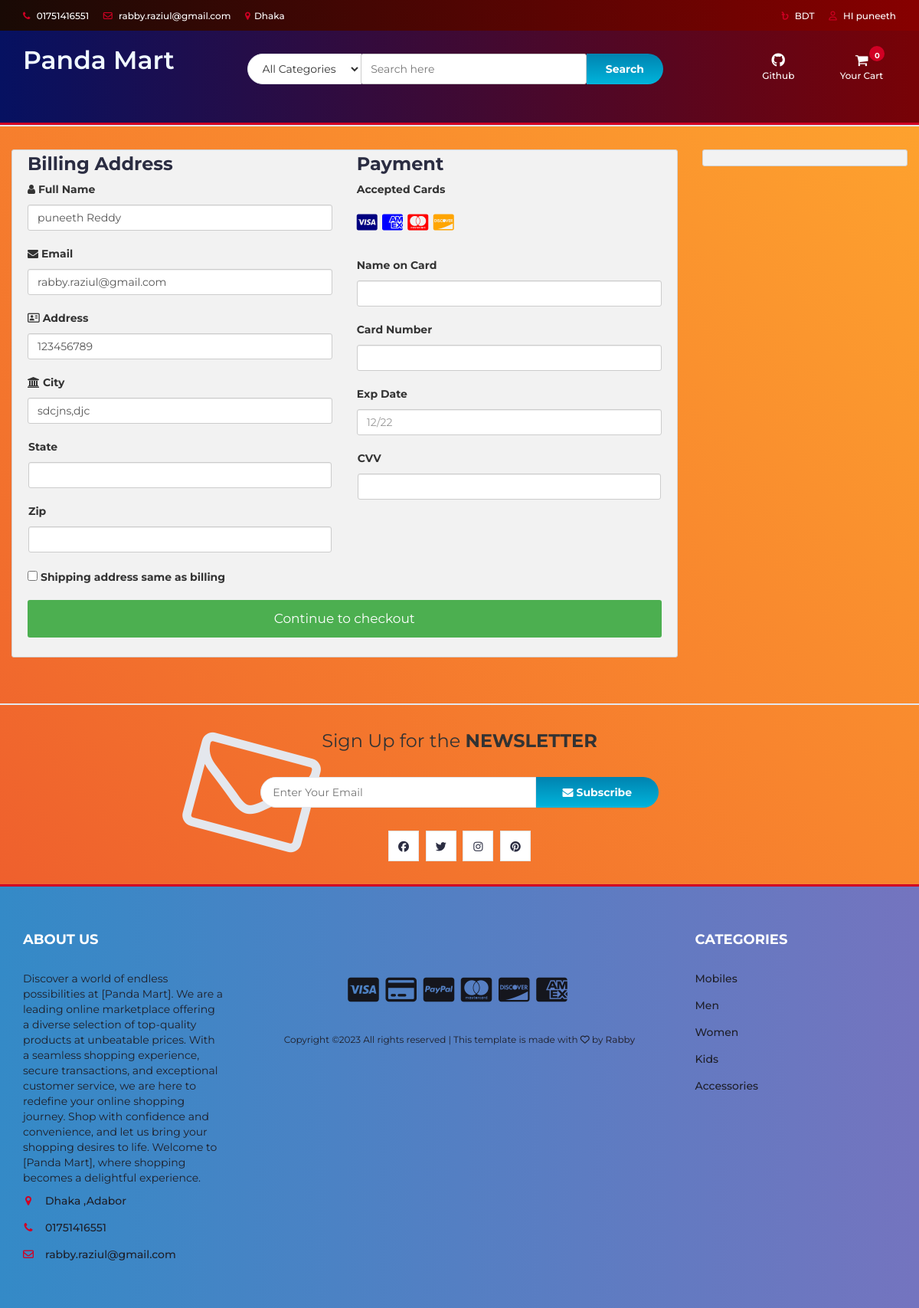
The page /checkout.php (signed in) on the database its author committed.
### tables this page shows
CREATE TABLE `user_info` (
  `user_id` int(10) NOT NULL,
  `first_name` varchar(100) NOT NULL,
  `last_name` varchar(100) NOT NULL,
  `email` varchar(300) NOT NULL,
  `password` varchar(300) NOT NULL,
  `mobile` varchar(10) NOT NULL,
  `address1` varchar(300) NOT NULL,
  `address2` varchar(11) NOT NULL
);

### checkout.php (the view, shortened to what this page needs)
<?php
include "db.php";
include "header.php";
?>
<section class="section">
	<div class="container-fluid">
		<div class="row-checkout">
		<?php
		if(isset($_SESSION["uid"])){
			$sql = "SELECT * FROM user_info WHERE user_id='$_SESSION[uid]'";
			$query = mysqli_query($con,$sql);
			$row=mysqli_fetch_array($query);
		echo'
			<div class="col-75">
				<div class="container-checkout">
				<form id="checkout_form" action="checkout_process.php" method="POST" class="was-validated">
					<div class="row-checkout">
					<div class="col-50">
						<h3>Billing Address</h3>
						<label for="fname"><i class="fa fa-user" ></i> Full Name</label>
						<input type="text" id="fname" class="form-control" name="firstname" pattern="^[a-zA-Z ]+$"  value="'.$row["first_name"].' '.$row["last_name"].'">
						<label for="email"><i class="fa fa-envelope"></i> Email</label>
						<input type="text" id="email" name="email" class="form-control" pattern="^[_a-z0-9-]+(\.[_a-z0-9-]+)*@[a-z0-9]+(\.[a-z]{2,4})$" value="'.$row["email"].'" required>
						<label for="adr"><i class="fa fa-address-card-o"></i> Address</label>
						<input type="text" id="adr" name="address" class="form-control" value="'.$row["address1"].'" required>
						<label for="city"><i class="fa fa-institution"></i> City</label>
						<input type="text" id="city" name="city" class="form-control" value="'.$row["address2"].'" pattern="^[a-zA-Z ]+$" required>
						<div class="row">
						<div class="col-50">
							<label for="state">State</label>
							<input type="text" id="state" name="state" class="form-control" pattern="^[a-zA-Z ]+$" required>
						</div>
						<div class="col-50">
							<label for="zip">Zip</label>
							<input type="text" id="zip" name="zip" class="form-control" pattern="^[0-9]{6}(?:-[0-9]{4})?$" required>
						</div>
						</div>
					</div>
					<div class="col-50">
						<h3>Payment</h3>
						<label for="fname">Accepted Cards</label>
						<div class="icon-container">
						<i class="fa fa-cc-visa" style="color:navy;"></i>
						<i class="fa fa-cc-amex" style="color:blue;"></i>
						<i class="fa fa-cc-mastercard" style="color:red;"></i>
						<i class="fa fa-cc-discover" style="color:orange;"></i>
						</div>
						<label for="cname">Name on Card</label>
						<input type="text" id="cname" name="cardname" class="form-control" pattern="^[a-zA-Z ]+$" required>
						<div class="form-group" id="card-number-field">
                        <label for="cardNumber">Card Number</label>
                        <input type="text" class="form-control" id="cardNumber" name="cardNumber" required>
                    </div>
						<label for="expdate">Exp Date</label>
						<input type="text" id="expdate" name="expdate" class="form-control" pattern="^((0[1-9])|(1[0-2]))\/(\d{2})$" placeholder="12/22"required>
						<div class="row">
						<div class="col-50">
							<div class="form-group CVV">
								<label for="cvv">CVV</label>
								<input type="text" class="form-control" name="cvv" id="cvv" required>
						</div>
						</div>
					</div>
					</div>
					</div>
					<label><input type="CHECKBOX" name="q" class="roomselect" value="conform" required> Shipping address same as billing
					</label>';
					$total=0;
					$total_count=$_POST['total_count'];
				echo'
				<input type="hidden" name="total_count" value="'.$total_count.'">
					<input type="hidden" name="total_price" value="'.$total.'">
					<input type="submit" id="submit" value="Continue to checkout" class="checkout-btn">
				</form>
				</div>
			</div>
			';
		}else{
			echo"<script>window.location.href = 'cart.php'</script>";
		}
		?>
			<div class="col-25">
				<div class="container-checkout">
				</div>
			</div>
		</div>
	</div>
</section>
		<div id="newsletter" class="section">
			<div class="container">
				<div class="row">
					<div class="col-md-12">
						<div class="newsletter">
							<p>Sign Up for the <strong>NEWSLETTER</strong></p>
							<form >
								<input class="input" type="email" placeholder="Enter Your Email">
								<button class="newsletter-btn"><i class="fa fa-envelope"></i> Subscribe</button>
							</form>
							<ul class="newsletter-follow">
								<li>
									<a href="#"><i class="fa fa-facebook"></i></a>
								</li>
								<li>
									<a href="#"><i class="fa fa-twitter"></i></a>
								</li>
								<li>
									<a href="#"><i class="fa fa-instagram"></i></a>
								</li>
								<li>
									<a href="#"><i class="fa fa-pinterest"></i></a>
								</li>
							</ul>
						</div>
					</div>
				</div>
			</div>
		</div>
<?php
include "footer.php";
?>

### header.php (shortened to what this page needs)
<!DOCTYPE html>
<html lang="en">
	<head>
		<link type="text/css" rel="stylesheet" href="css/bootstrap.min.css"/>
		<link type="text/css" rel="stylesheet" href="css/slick.css"/>
		<link type="text/css" rel="stylesheet" href="css/slick-theme.css"/>
		<link type="text/css" rel="stylesheet" href="css/nouislider.min.css"/>
		<link rel="stylesheet" href="css/font-awesome.min.css">
		<link type="text/css" rel="stylesheet" href="css/style.css"/>
		<link type="text/css" rel="stylesheet" href="css/accountbtn.css"/>
    </head>
	<body>
		<header>
			<div id="top-header">
				<div class="container">
					<ul class="header-links pull-left">
						<li><a href="#"><i class="fa fa-phone"></i> 01751416551</a></li>
						<li><a href="#"><i class="fa fa-envelope-o"></i> rabby.raziul@gmail.com</a></li>
						<li><a href="#"><i class="fa fa-map-marker"></i>Dhaka</a></li>
					</ul>
					<ul class="header-links pull-right">
						<li><a href="#"><i class="fa-solid fa-bangladeshi-taka-sign"></i> BDT</a></li>
						<li><?php
                             include "db.php";
                            if(isset($_SESSION["uid"])){
                                $sql = "SELECT first_name FROM user_info WHERE user_id='$_SESSION[uid]'";
                                $query = mysqli_query($con,$sql);
                                $row=mysqli_fetch_array($query);
                                echo '
                               <div class="dropdownn">
                                  <a href="#" class="dropdownn" data-toggle="modal" data-target="#myModal" ><i class="fa fa-user-o"></i> HI '.$row["first_name"].'</a>
                                  <div class="dropdownn-content">
                                    <a href="" data-toggle="modal" data-target="#profile"><i class="fa fa-user-circle" aria-hidden="true" ></i>My Profile</a>
                                    <a href="logout.php"  ><i class="fa fa-sign-in" aria-hidden="true"></i>Log out</a>
                                  </div>
                                </div>';
                            }
                                             ?>
                                </li>
					</ul>
				</div>
			</div>
			<div id="header">
				<div class="container">
					<div class="row">
						<div class="col-md-3">
							<div class="header-logo">
								<a href="index.php" class="logo">
								<font style="font-style:normal; font-weight: 600; font-size: 33px;color: aliceblue">
                                        Panda Mart
                                    </font>
								</a>
							</div>
						</div>
						<div class="col-md-6">
							<div class="header-search">
								<form>
									<select class="input-select">
										<option value="0">All Categories</option>
									</select>
									<input class="input" id="search" type="text" placeholder="Search here">
									<button type="submit" id="search_btn" class="search-btn">Search</button>
								</form>
							</div>
						</div>
						<div class="col-md-3 clearfix">
							<div class="header-ctn">
								<div>
									<a href="https://github.com/Rabby-551">
										<i class="fa fa-github"></i>
										<span>Github</span>
									</a>
								</div>
								<div class="dropdown">
									<a class="dropdown-toggle" data-toggle="dropdown" aria-expanded="true">
										<i class="fa fa-shopping-cart"></i>
										<span>Your Cart</span>
										<div class="badge qty">0</div>
									</a>
									</div>
							</div>
						</div>
					</div>
				</div>
			</div>
		</header>
		<nav id='navigation'>
		</nav>

### css/style.css (style rules this page uses)
body { font-family: 'Montserrat', sans-serif; font-weight: 400; background-image: linear-gradient(-134deg, #FFA62E 0%, #FB962E 20%, #F8852E 40%, #F3742D 60%, #EF612D 80%, #EA4D2C 100%); }
h1, h2, h3, h4, h5, h6 { color: #2B2D42; font-weight: 700; margin: 0 0 10px; }
a { color: #2B2D42; font-weight: 500; -webkit-transition: 0.2s color; transition: 0.2s color; }
ul, ol { margin: 0; padding: 0; list-style: none }
.input { height: 40px; padding: 0px 15px; border: 1px solid #E4E7ED; background-color: #FFF; width: 100%; }
.input-select { padding: 0px 15px; background: #FFF; border: 1px solid #E4E7ED; height: 40px; }
.section { padding-top: 30px; padding-bottom: 30px; }
#top-header { padding-top: 10px; padding-bottom: 10px; background-color: #1E1F29; }
.header-links li { display: inline-block; margin-right: 15px; font-size: 12px; }
.header-links li:last-child { margin-right: 0px; }
.header-links li a { color: #FFF; }
.header-links li i { color: #D10024; margin-right: 5px; }
#header { padding-top: 15px; padding-bottom: 15px; background-image: linear-gradient(-135deg, #FF6CAB 0%, #F660BC 10%, #EC53CD 20%, #E045DE 30%, #D335EE 40%, #C323FF 50%, #B53AFF 60%, #A749FF 70%, #9854FF 80%, #865EFF 90%, #7366FF 100%); }
.header-logo { float: left; }
.header-search { padding: 15px 0px; }
.header-search form { position: relative; }
.header-search form .input-select { margin-right: -4px; border-radius: 40px 0px 0px 40px; }
.header-search form .input { width: calc(100% - 260px); margin-right: -4px; }
.header-search form .search-btn { height: 40px; width: 100px; background: #00B4DB; background: -webkit-linear-gradient(to bottom, #0083B0, #00B4DB); background: linear-gradient(to bottom, #0083B0, #00B4DB); color: #FFF; font-weight: 700; border: none; border-radius: 0px 40px 40px 0px; }
.header-ctn { float: right; padding: 15px 0px; }
.header-ctn>div { display: inline-block; }
.header-ctn>div+div { margin-left: 15px; }
.header-ctn>div>a { display: block; position: relative; width: 90px; text-align: center; color: #FFF; }
.header-ctn>div>a>i { display: block; font-size: 18px; }
.header-ctn>div>a>span { font-size: 12px; }
.header-ctn>div>a>.qty { position: absolute; right: 15px; top: -10px; width: 20px; height: 20px; line-height: 20px; text-align: center; border-radius: 50%; font-size: 10px; color: #FFF; background-color: #D10024; }
#navigation { background: #FFF; border-bottom: 2px solid #E4E7ED; border-top: 3px solid #D10024; }
#newsletter.section { border-top: 2px solid #E4E7ED; border-bottom: 3px solid #D10024; margin-top: 30px; }
.newsletter { text-align: center; }
.newsletter p { font-size: 24px; }
.newsletter form { position: relative; max-width: 520px; margin: 30px auto; }
.newsletter form:after { content: "\f003"; font-family: FontAwesome; position: absolute; font-size: 160px; color: #E4E7ED; top: 15px; -webkit-transform: translateY(-50%) rotate(15deg); -ms-transform: translateY(-50%) rotate(15deg); transform: translateY(-50%) rotate(15deg); z-index: -1; left: -90px; }
.newsletter form .input { width: calc(100% - 160px); margin-right: -4px; border-radius: 40px 0px 0px 40px; }
.newsletter form .newsletter-btn { width: 160px; height: 40px; font-weight: 700; background: #00B4DB; background: -webkit-linear-gradient(to bottom, #0083B0, #00B4DB); background: linear-gradient(to bottom, #0083B0, #00B4DB); color: #FFF; border: none; border-radius: 0px 40px 40px 0px; }
.newsletter .newsletter-follow { text-align: center; }
.newsletter .newsletter-follow li { display: inline-block; margin-right: 5px; }
.newsletter .newsletter-follow li:last-child { margin-right: 0px; }
.newsletter .newsletter-follow li a { position: relative; display: block; width: 40px; height: 40px; text-align: center; line-height: 40px; border: 1px solid #E4E7ED; background-color: #FFF; -webkit-transition: 0.2s all; transition: 0.2s all; }

### css/accountbtn.css (style rules this page uses)
.dropdownn { position: relative; display: inline-block; }

### header.php (style rules this page uses)
#navigation { background: #FF4E50; background: -webkit-linear-gradient(to right, #F9D423, #FF4E50); background: linear-gradient(to right, #F9D423, #FF4E50); }
#header { background: #780206; background: -webkit-linear-gradient(to right, #061161, #780206); background: linear-gradient(to right, #061161, #780206); }
#top-header { background: #870000; background: -webkit-linear-gradient(to right, #190A05, #870000); background: linear-gradient(to right, #190A05, #870000); }

### rows shown on the page
user_info: first_name "puneeth", firstname "puneeth Reddy", email "rabby.raziul@gmail.com", address "123456789", city "sdcjns,djc"
